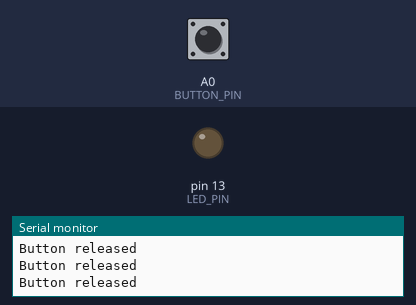
Bench run of a sketch on a simulated Arduino Uno, built with avr-gcc and run on an emulated ATmega328P. On the bench: output pins drawn as LEDs (lit = HIGH), the last lines printed to the serial monitor. The test bench sets the inputs (shaded band); at power-on: A0 (BUTTON_PIN) HIGH.

Above: at 1.2 s.
1.3 s: A0 (BUTTON_PIN) pulled LOW for 0.25 s
At 1.5 s:
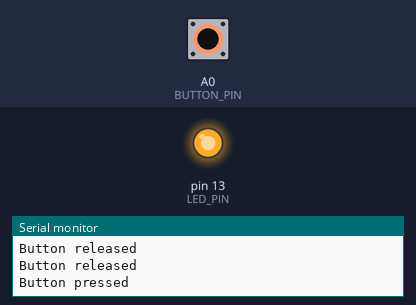
3.1 s: A0 (BUTTON_PIN) pulled LOW for 3.2 s
At 6.8 s:
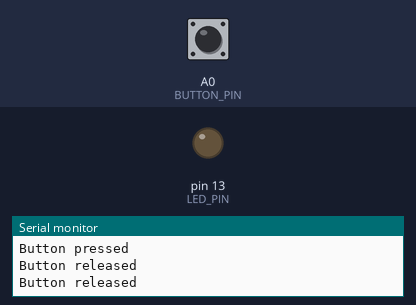
Timing chart, 0 to 8.3 s (numbered marks = the images above; inputs shaded):
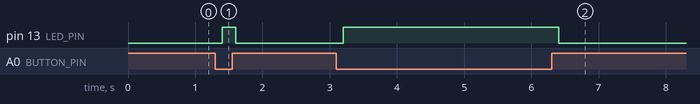

Measured:
- after the input at 1.3 s, pin 13 (LED_PIN): LOW → HIGH after 0.10 s, → LOW 0.20 s later
- after the input at 3.1 s, pin 13 (LED_PIN): LOW → HIGH after 0.10 s, → LOW 3.2 s later

The sketch:

Button_A0.ino
```cpp
// 아두이노 우노: A0 핀에 연결한 버튼을 누르면 13번 핀 LED 켜짐, 떼면 꺼짐
const int BUTTON_PIN = A0; // 버튼 핀
const int LED_PIN = 13;    // LED 핀

void setup() {      // 한번만 실행
  Serial.begin(9600);                 // 시리얼 통신 시작 (속도 9600)
  pinMode(BUTTON_PIN, INPUT_PULLUP);  // 버튼 핀을 입력모드로 (내부 풀업저항 사용)
  pinMode(LED_PIN, OUTPUT);           // LED 핀을 출력모드로
}

void loop() {       // 무한히 반복
  int state = digitalRead(BUTTON_PIN); // 버튼 상태 읽기

  if (state == LOW) {                  // 풀업이라 누르면 LOW(0V)
    digitalWrite(LED_PIN, HIGH);       // LED 켜기
    Serial.println("Button pressed");
  } else {                             // 안 누르면 HIGH(5V)
    digitalWrite(LED_PIN, LOW);        // LED 끄기
    Serial.println("Button released");
  }

  delay(200);                          // 0.2초 기다리기
}
```
